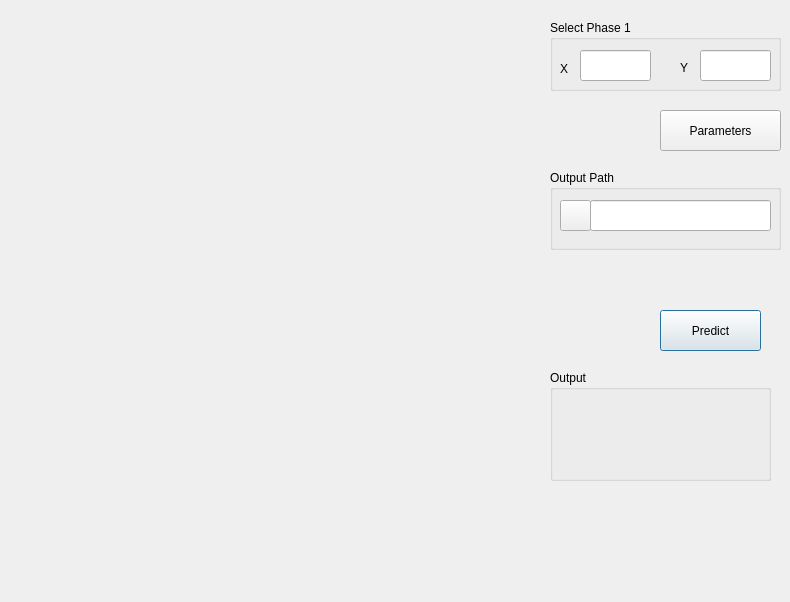
<?xml version="1.0" encoding="UTF-8"?>
<ui version="4.0">
 <class>DialogPredictProperty</class>
 <widget class="QDialog" name="DialogPredictProperty">
  <property name="geometry">
   <rect>
    <x>0</x>
    <y>0</y>
    <width>790</width>
    <height>602</height>
   </rect>
  </property>
  <property name="windowTitle">
   <string>Predict Property</string>
  </property>
  <widget class="QPushButton" name="pushButtonPredict">
   <property name="geometry">
    <rect>
     <x>660</x>
     <y>310</y>
     <width>101</width>
     <height>41</height>
    </rect>
   </property>
   <property name="text">
    <string>Predict</string>
   </property>
  </widget>
  <widget class="QLabel" name="labelPlot">
   <property name="geometry">
    <rect>
     <x>30</x>
     <y>30</y>
     <width>512</width>
     <height>512</height>
    </rect>
   </property>
   <property name="text">
    <string/>
   </property>
  </widget>
  <widget class="QPushButton" name="pushButtonParameters">
   <property name="geometry">
    <rect>
     <x>660</x>
     <y>110</y>
     <width>121</width>
     <height>41</height>
    </rect>
   </property>
   <property name="text">
    <string>Parameters</string>
   </property>
  </widget>
  <widget class="QGroupBox" name="groupBoxSelectPhase">
   <property name="geometry">
    <rect>
     <x>550</x>
     <y>20</y>
     <width>231</width>
     <height>71</height>
    </rect>
   </property>
   <property name="title">
    <string>Select Phase 1</string>
   </property>
   <widget class="QLabel" name="labelX">
    <property name="geometry">
     <rect>
      <x>10</x>
      <y>40</y>
      <width>31</width>
      <height>17</height>
     </rect>
    </property>
    <property name="text">
     <string>X</string>
    </property>
   </widget>
   <widget class="QLabel" name="labelY">
    <property name="geometry">
     <rect>
      <x>130</x>
      <y>40</y>
      <width>21</width>
      <height>16</height>
     </rect>
    </property>
    <property name="text">
     <string>Y</string>
    </property>
   </widget>
   <widget class="QLineEdit" name="lineEditX">
    <property name="geometry">
     <rect>
      <x>30</x>
      <y>30</y>
      <width>71</width>
      <height>31</height>
     </rect>
    </property>
   </widget>
   <widget class="QLineEdit" name="lineEditY">
    <property name="geometry">
     <rect>
      <x>150</x>
      <y>30</y>
      <width>71</width>
      <height>31</height>
     </rect>
    </property>
   </widget>
  </widget>
  <widget class="QGroupBox" name="groupBoxOutput">
   <property name="geometry">
    <rect>
     <x>550</x>
     <y>170</y>
     <width>231</width>
     <height>80</height>
    </rect>
   </property>
   <property name="title">
    <string>Output Path</string>
   </property>
   <widget class="QPushButton" name="pushButtonBrowseOutDir">
    <property name="geometry">
     <rect>
      <x>10</x>
      <y>30</y>
      <width>31</width>
      <height>31</height>
     </rect>
    </property>
    <property name="text">
     <string/>
    </property>
   </widget>
   <widget class="QLineEdit" name="lineEditOutDir">
    <property name="geometry">
     <rect>
      <x>40</x>
      <y>30</y>
      <width>181</width>
      <height>31</height>
     </rect>
    </property>
   </widget>
  </widget>
  <widget class="QGroupBox" name="groupBox">
   <property name="geometry">
    <rect>
     <x>550</x>
     <y>370</y>
     <width>221</width>
     <height>111</height>
    </rect>
   </property>
   <property name="title">
    <string>Output</string>
   </property>
   <layout class="QVBoxLayout" name="verticalLayout">
    <item>
     <widget class="QLabel" name="labelOutput">
      <property name="minimumSize">
       <size>
        <width>0</width>
        <height>0</height>
       </size>
      </property>
      <property name="text">
       <string/>
      </property>
     </widget>
    </item>
   </layout>
  </widget>
 </widget>
 <resources/>
 <connections/>
</ui>
